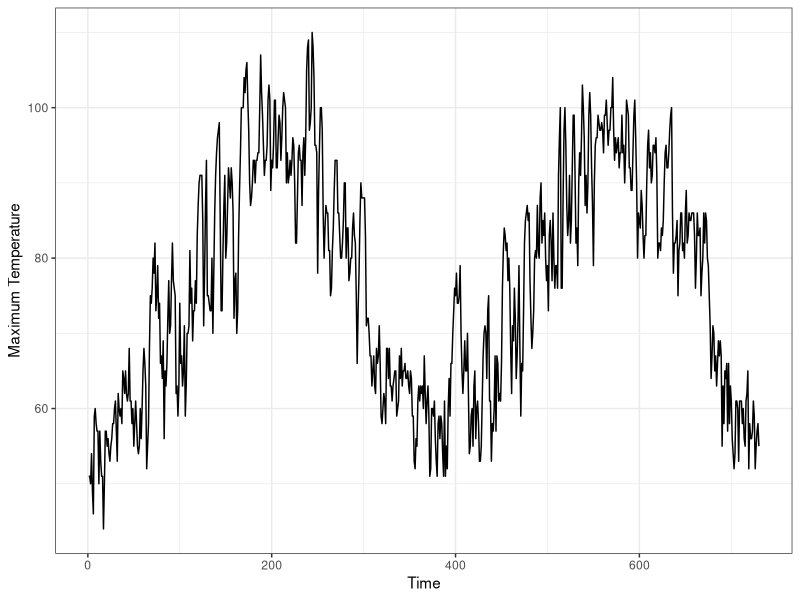

Recreate this plot in R.
# https://zoom.us/j/99316268734?pwd=d0QrS2dmWllYM0tNNiswUzlkbEN1QT09
library(tidyverse)
library(ggthemes)

DavisWeather = read.csv("DavisWeather.csv")[,-1]
DavisWeather$t = 1:nrow(DavisWeather)
DavisWeather %>% ggplot(aes(x = t, y = maxtemp)) + geom_line() + theme_bw() +
  scale_x_continuous("Time") + scale_y_continuous("Maximum Temperature")
